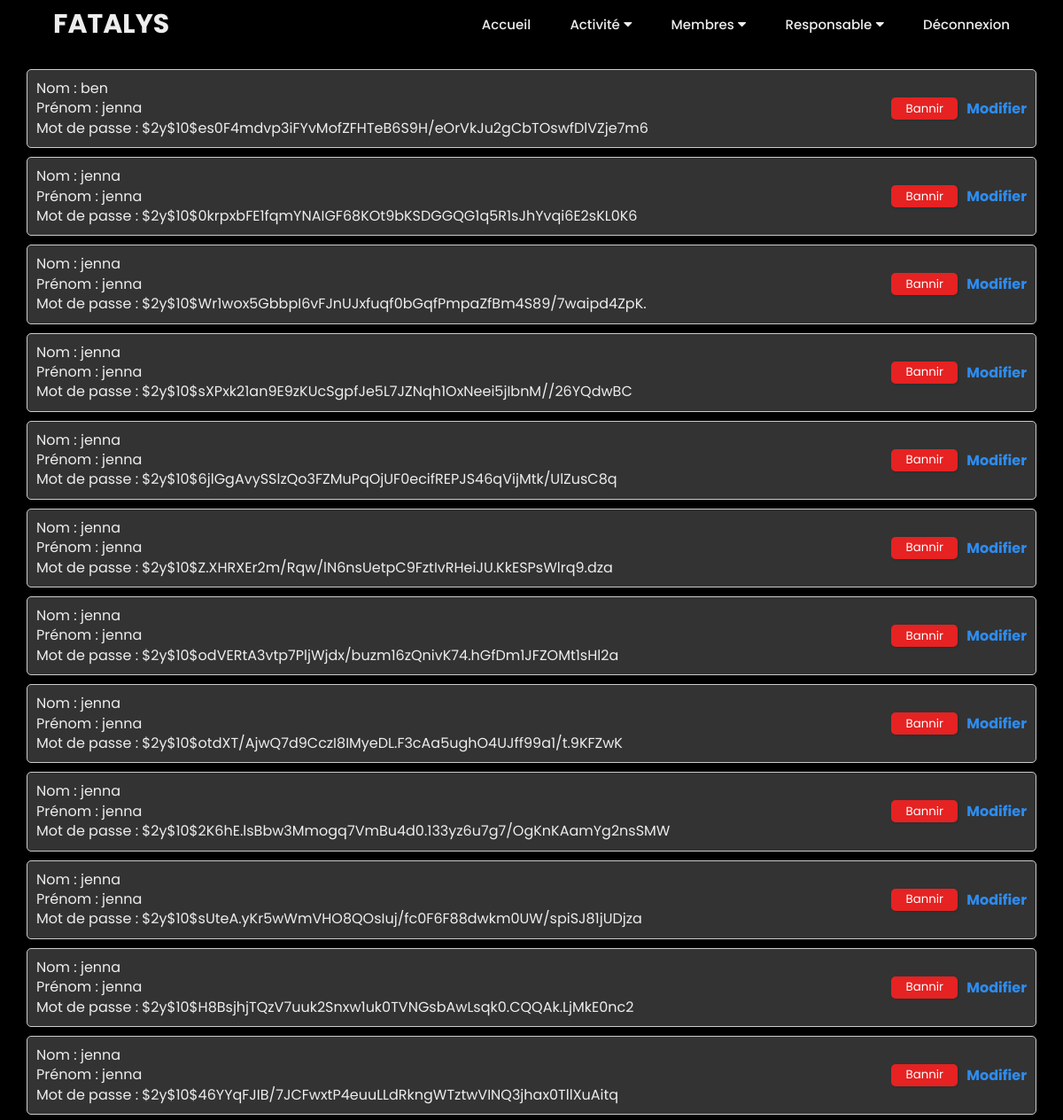
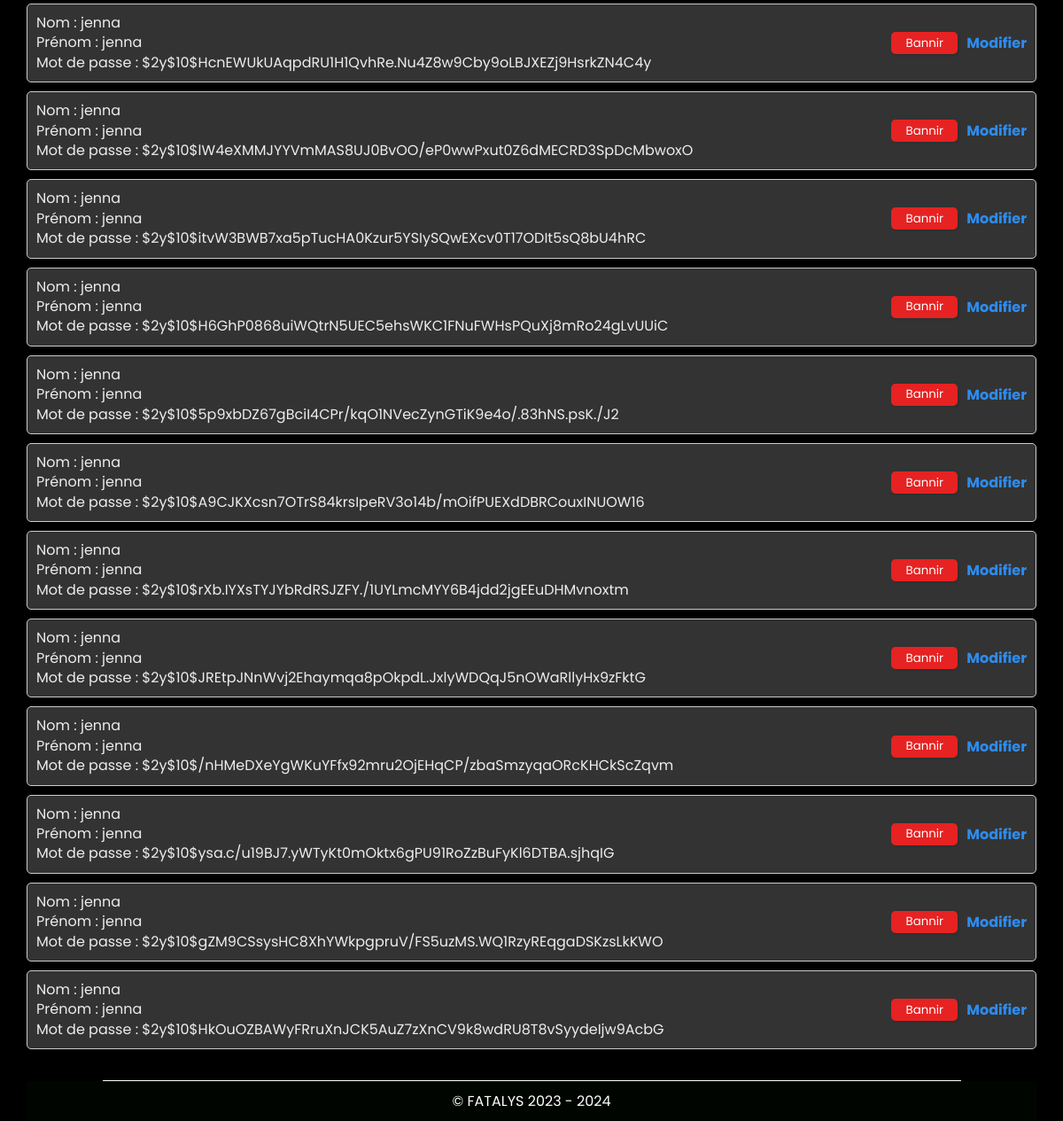
/espace_resp/responsable.php (signed in), run on an earlier commit of the app's database (2 pictures, top to bottom).
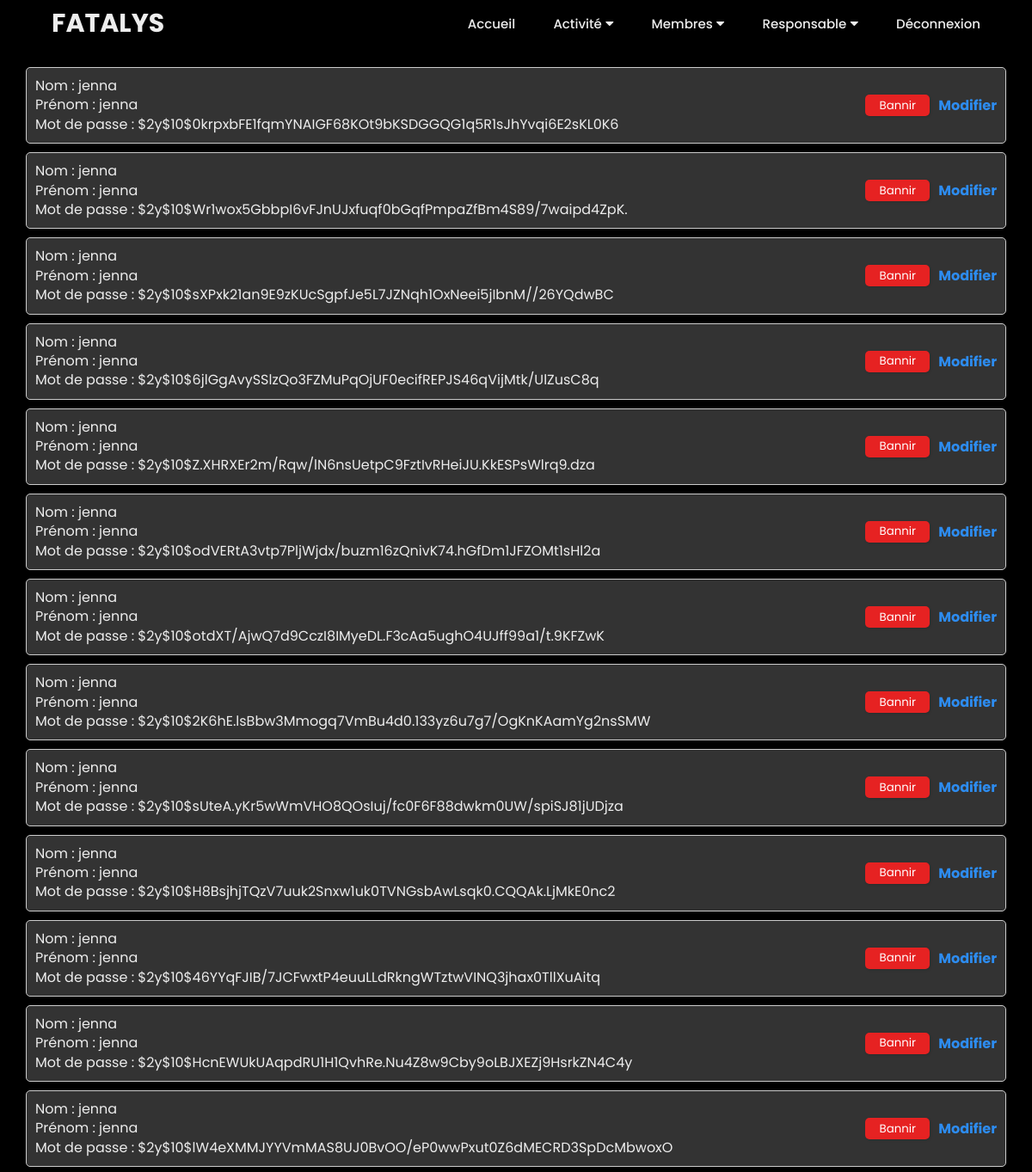
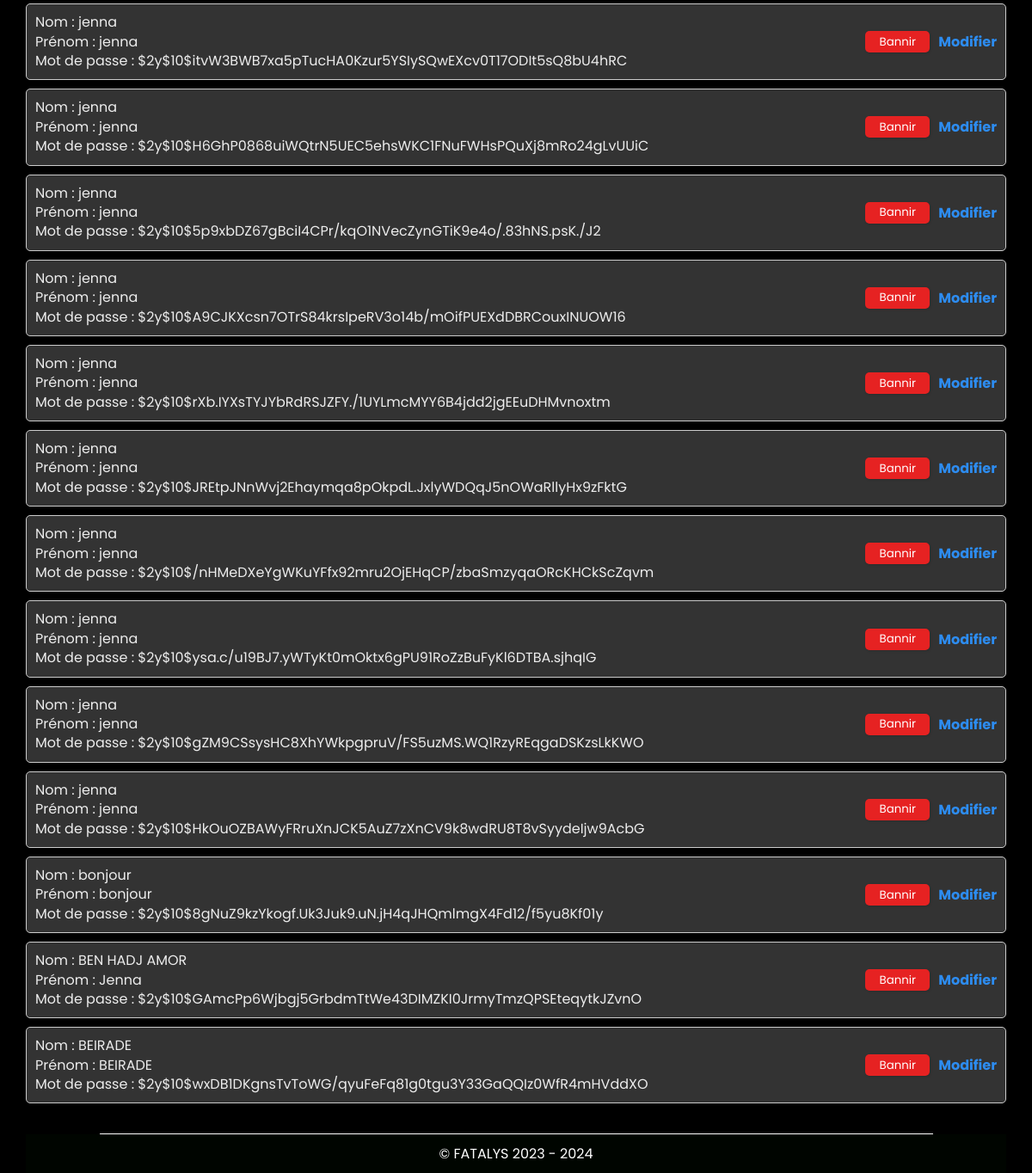
And on a later commit of the database (2 pictures, top to bottom).
### tables this page shows
CREATE TABLE `responsable` (
  `id` int(11) NOT NULL,
  `nom` text NOT NULL,
  `prenom` text NOT NULL,
  `role` text NOT NULL,
  `mdp` text NOT NULL
);

### espace_resp/responsable.php (the view, shortened to what this page needs)
<?php
$bdd = new PDO('mysql:host=localhost;dbname=manif', 'root', '');
?>
<!DOCTYPE html>
<html lang="en">
<head>
    <link rel="stylesheet" href="https://cdnjs.cloudflare.com/ajax/libs/font-awesome/4.7.0/css/font-awesome.min.css">
    <link rel="stylesheet" href="../style/style_admin/responsable.css">
    <link rel="stylesheet" href="../style/general/bouton.css">
    <link rel="stylesheet" href="../style/general/scrollbar.css">
    <link rel="stylesheet" href="../style/general/navbar.css">
    <link rel="stylesheet" href="../style/general/general.css">
    <link rel="stylesheet" href="../style/general/footer.css">
    <link rel="stylesheet" href="../style/general/responsive.css">
</head>
<body>
    <header class="header">
    <a class="logo">FATALYS</a>
    <nav class="navbar">
            <a href="../espace_admin/index.php">Accueil</a>
            <div class="dropdown">
                <a href="#" class="with-dropdown">Activité</a>
                <i class="fa fa-caret-down"></i>
            </div>
            <div class="dropdown">
                <a href="#" class="with-dropdown">Membres</a>
                <i class="fa fa-caret-down"></i>
            </div>
            <div class="dropdown">
                <a href="#" class="with-dropdown">Responsable</a>
                <i class="fa fa-caret-down"></i>
            </div>
            <a href="../espace_admin/connexion/deconnexion.php">Déconnexion</a>
        </nav>
    </header>
    <main class="body_resp">
    <div class="container">
    <div class="main" id="main">
    <?php
    $recupUsers = $bdd->query('SELECT id, nom, prenom, mdp, role FROM responsable');
    while ($user = $recupUsers->fetch()) {
        ?>
        <form action="" method="post">
            <div class="user-card">
                <div class="user-info">
                    <p> Nom : <?= $user['nom']; ?>  </p>
                    <p>Prénom : <?= $user['prenom']; ?></p>
                    <p>Mot de passe : <?= $user['mdp']; ?></p>
                </div>
                <div class="user-actions">
                    <button class="noselect" type="submit" name="id" value="<?= $user['id']; ?>">Bannir</button>
                    <a href="../espace_admin/update/supprimer_act.php?id=<?= $user['id']; ?>">Modifier</a>
                </div>
        </div>
            </div>
        </form>
        <?php
    }
    ?>
    <br>
<footer>
  <p>© FATALYS 2023 - 2024</p>
</footer>
</main>
</body>
</html>

### style/style_admin/responsable.css (style rules this page uses)
body { font-family: "Poppins"; display: flex; flex-direction: column; margin: 0; overflow: auto; }
body { background-size: cover; background-position: center; background-repeat: no-repeat; }
.body_resp { height: 100vh; padding: 30px; margin-top: 3em; }
.user-card { display: flex; justify-content: space-between; align-items: center; border: 1px solid #ccc; border-radius: 5px; background-color: #333; margin-bottom: 10px; padding: 10px; box-shadow: 0 2px 4px rgba(0, 0, 0, 0.1); }
.user-info { flex: 1; }
.user-info p { font-size: 16px; line-height: 1.4; }
.user-actions { display: flex; align-items: center; }
button.noselect { cursor: pointer; width: 75px; height: 25px; background: red; border: none; border-radius: 5px; box-shadow: 1px 1px 3px rgba(0, 0, 0, 0.15); color: white; background: #e62222; transition: 200ms; position: relative; margin-right: 10px; }
a { color: blue; text-decoration: none; font-weight: bold; }

### style/general/bouton.css (style rules this page uses)
.user-actions { display: flex; align-items: center; }
button.noselect { cursor: pointer; width: 75px; height: 25px; background: red; border: none; border-radius: 5px; box-shadow: 1px 1px 3px rgba(0, 0, 0, 0.15); color: white; background: #e62222; transition: 200ms; position: relative; margin-right: 10px; }
a { color: #2d8cf0; text-decoration: none; font-weight: bold; }

### style/general/navbar.css (style rules this page uses)
* { margin: 0; padding: 0; box-sizing: border-box; font-family: 'Poppins', sans-serif; }
body { background-color: transparent; color: #ededed; }
.header { position: absolute; top: 0; left: 0; width: 100%; padding: 5px 5%; display: flex; justify-content: space-between; align-items: center; z-index: 100; position: fixed; transition: background-color 0.5s ease-in-out; }
.logo { font-size: 30px; color: #ededed; text-decoration: none; font-weight: 700; transition: .3s; }
.navbar a { font-size: 15px; color: #ededed; text-decoration: none; font-weight: 500; margin-left: 40px; transition: .3s; }
.navbar .dropdown { position: relative; display: inline-block; }

### style/general/general.css (style rules this page uses)
body { font-family: "Poppins"; background-color: #000; color: #ededed; font-size: 1rem; margin: 0; padding: 0; }

### style/general/footer.css (style rules this page uses)
footer { text-align: center; padding: 10px; text-align: center; background-color: #000500; color: white; }

What changed in the data, as far as the page shows it:
removed responsable: nom "ben", prenom "jenna", mdp "$2y$10$es0F4mdvp3iFYvMofZFHTeB6S9H/eOrVkJu2gCbTOswfDlVZje7m6", $user['id'] 4 (drawn)
added responsable: nom "bonjour", prenom "bonjour", mdp "$2y$10$8gNuZ9kzYkogf.Uk3Juk9.uN.jH4qJHQmlmgX4Fd12/f5yu8Kf01y", $user['id'] 32 (drawn)
added responsable: nom "BEN HADJ AMOR", prenom "Jenna", mdp "$2y$10$GAmcPp6Wjbgj5GrbdmTtWe43DIMZKI0JrmyTmzQPSEteqytkJZvnO", $user['id'] 33 (drawn)
added responsable: nom "BEIRADE", prenom "BEIRADE", mdp "$2y$10$wxDB1DKgnsTvToWG/qyuFeFq81g0tgu3Y33GaQQIz0WfR4mHVddXO", $user['id'] 34 (drawn)
